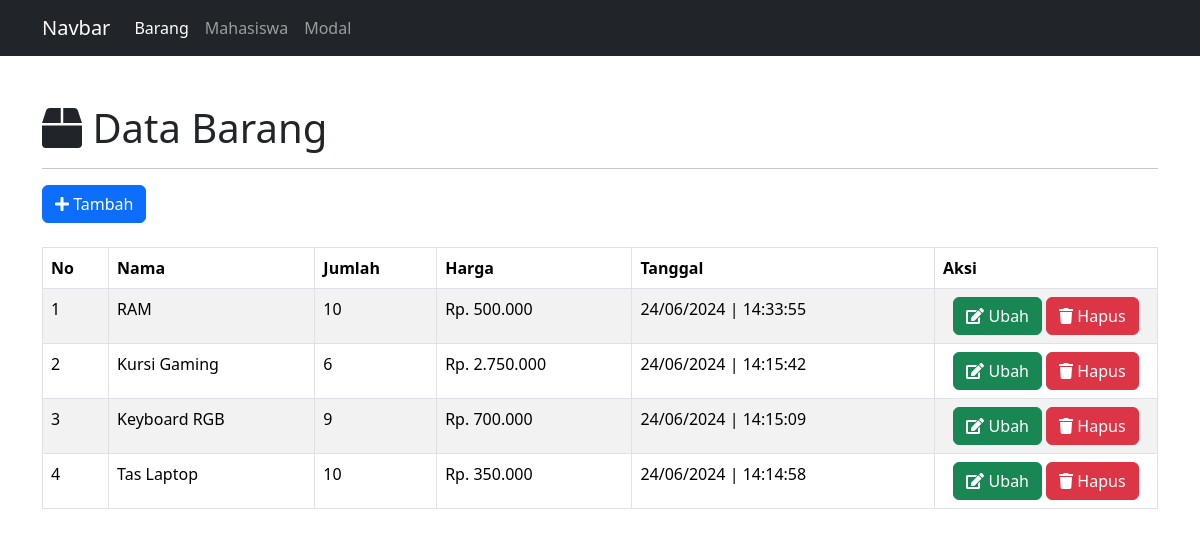
The page / on the database its author committed.
### tables this page shows
CREATE TABLE `barang` (
  `id_barang` int(11) NOT NULL,
  `nama` varchar(50) NOT NULL,
  `jumlah` varchar(50) NOT NULL,
  `harga` varchar(50) NOT NULL,
  `tanggal` timestamp NOT NULL DEFAULT current_timestamp() ON UPDATE current_timestamp()
);

### config/controller.php (called while the page is built, shortened)
<?php
function select($query)
{
    global $db;
    $result = mysqli_query($db, $query);
    $rows = [];
    while ($row = mysqli_fetch_assoc($result)) {
        $rows[] = $row;
    }
    return $rows;
}

### index.php (the view, shortened to what this page needs)
<?php
include 'layout/header.php';
$data_barang =select("SELECT * FROM barang ORDER BY id_barang DESC");
?>
    <div class="container mt-5">
        <h1><i class="fas fa-box"></i> Data Barang</h1>
        <hr>
        <a href="tambah-barang.php" class="btn btn-primary mb-2"><i class="fas fa-plus"></i> Tambah</a>
        <table class="table table-bordered table-striped mt-3" id="example">
            <thead>
                <tr>
                    <th>No</th>
                    <th>Nama</th>
                    <th>Jumlah</th>
                    <th>Harga</th>
                    <th>Tanggal</th>
                    <th>Aksi</th>
                </tr>
            </thead>
            <tbody>
                <?php $no = 1; ?>
                <?php foreach ($data_barang as $barang) : ?>
                <tr>
                    <td><?=  $no++; ?></td>
                    <td><?=  $barang['nama']; ?></td>
                    <td><?=  $barang['jumlah']; ?></td>
                    <td>Rp.  <?=  number_format($barang['harga'],0, ',' , '.'); ?></td>
                    <td><?=  date('d/m/Y | H:i:s', strtotime($barang['tanggal'])); ?></td>
                    <td width="20%" class="text-center" >
                        <a href="ubah-barang.php?id_barang=<?= $barang['id_barang']; ?>" class="btn btn-success"><i class="fas fa-edit"></i> Ubah</a>
                        <a href="hapus-barang.php?id_barang=<?= $barang['id_barang']; ?>" class="btn btn-danger"><i class="fas fa-trash"></i> Hapus</a>
                    </td>
                </tr>
                <?php endforeach; ?>
            </tbody>
        </table>
    </div>
<?php include 'layout/footer.php'; ?>

### layout/header.php (shortened to what this page needs)
<!doctype html>
<html lang="en">
  <head>
    <link href="https://cdn.jsdelivr.net/npm/bootstrap@5.3.3/dist/css/bootstrap.min.css" rel="stylesheet">
  </head>
  <body>
    <div>
        <nav class="navbar navbar-expand-lg navbar-dark bg-dark">
            <div class="container">
                <a class="navbar-brand" href="#">Navbar</a>
                <div class="collapse navbar-collapse" id="navbarNav">
                <ul class="navbar-nav">
                    <li class="nav-item">
                        <a class="nav-link active" href="index.php">Barang</a>
                    </li>
                    <li class="nav-item">
                        <a class="nav-link" href="mahasiswa.php">Mahasiswa</a>
                    </li>
                    <li class="nav-item">
                        <a class="nav-link" href="modal.php">Modal</a>
                    </li>
                </ul>
                </div>
            </div>
        </nav>
    </div>

### layout/footer.php (shortened to what this page needs)
  </body>
</html>

### rows shown on the page
barang: nama "RAM", jumlah "10", harga "500.000", tanggal "24/06/2024 | 14:33:55"
barang: nama "Kursi Gaming", jumlah "6", harga "2.750.000", tanggal "24/06/2024 | 14:15:42"
barang: nama "Keyboard RGB", jumlah "9", harga "700.000", tanggal "24/06/2024 | 14:15:09"
barang: nama "Tas Laptop", jumlah "10", harga "350.000", tanggal "24/06/2024 | 14:14:58"
